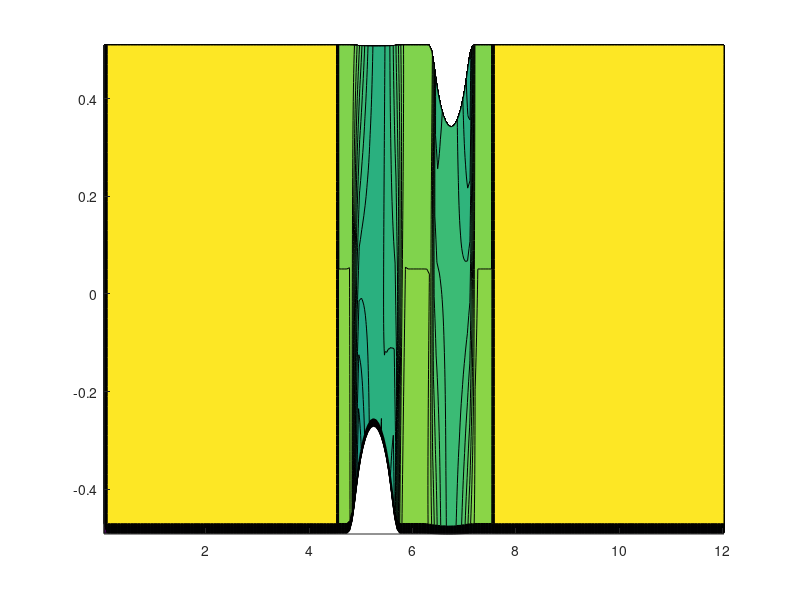

Reproduce this figure in MATLAB. (Note: this script raises an error after producing the figure.)
%Charles Villazor
%April 28th, 2021
%MAE 456
%Final Project Part 2 - Channel Mach 0.5
clc;clear;close all

%% Constants
p_inf = 101325; %Atmospheric pressure, Freestream Pressure (Pa)
T_inf = 300; %Atmospheric Temperature, Freestream Temperature (Kelvin)
rho_inf = 1.225; %Atmospheric Air Density (kg/m^3)
gamma = 1.4; %Ratio of specific heats for air
r = 287.05; %Specific Gas Constant for air(J/kg*K)
a_inf = sqrt(gamma*r*T_inf); %Freestream speed of sound (m/s)

%% Importing Channel Data
file = fopen('grid.bumps.txt'); %opening file
fgetl(file); %read and skip first line
data = cell2mat(textscan(file, '%f %f'));
Ny = 51; %number of terms in y direction
Nx = 201; %number of terms in x direction
%x = zeros(Nx,Ny); %initialize x
%y = zeros(Nx,Ny); %initialize y
k = 1; %initialize variable for iteration
for i = 1:Ny
    for j = 1:Nx
        x(j,i) = data(k,1);
        y(j,i) = data(k,2);
        k = k+1; %add one to every iteration
    end
end

%% Del Channel
del = zeros(Nx,Ny,2,2);
% For N1*A1
for j = 2:Ny %interior in j direction
    for i = 1:Nx %faces in i direction
        del(i,j,1,1) = (y(i,j)-y(i,j-1)); %x component
        del(i,j,1,2) = -(x(i,j)-x(i,j-1)); %y component
    end
end
% For N2*A2
for i = 2:Nx %interior in i direction
    for j = 1:Ny %faces in j direction
        del(i,j,2,1) = -(y(i,j)-y(i-1,j)); %x component
        del(i,j,2,2) = x(i,j)-x(i-1,j); %y component
    end
end

%% Channel Vol Array Routine / Cell Centers Routine 
for i = 2:Nx %For area of top half
    for j = 2:Ny %For area of the bottom half
        %initializing Verticies
        xa = x(i,j-1);
        ya = y(i,j-1);
        xb = x(i,j);
        yb = y(i,j);
        xc = x(i-1,j);
        yc = y(i-1,j);
        xd = x(i-1,j-1);
        yd = y(i-1,j-1);
        %Finding bottom half triangle lengths
        da = sqrt(((xb-xa)^2)+((yb-ya)^2)); %right side length
        db = sqrt(((xd-xb)^2)+((yd-yb)^2)); %diagonal
        dc = sqrt(((xa-xd)^2)+((ya-yd)^2)); %bottom length
        %Finding top half triangle lengths
        daa = sqrt(((xc-xb)^2)+((yc-yb)^2)); %top length
        dbb = sqrt(((xd-xb)^2)+((yd-yb)^2)); %diagonal
        dcc = sqrt(((xc-xd)^2)+((yc-yd)^2)); %left side length
        %Finding semi perimeters
        s = (da+db+dc)/2;
        ss = (daa+dbb+dcc)/2;
        %Finding areas and inserting into vol array
        AT1 = sqrt(s*(s-da)*(s-db)*(s-dc));
        AT2 = sqrt(ss*(ss-daa)*(ss-dbb)*(ss-dcc));
        vol(i,j) = AT1+AT2; 
        %Averaging x-coordinates to get x center
        xcenter(i,j) = (xa+xb+xc+xd)/4;
        %Averaging y-coordinates to get y center
        ycenter(i,j) = (ya+yb+yc+yd)/4;
    end 
end

%% Interpolating Channel Cell Centers
for i = 2:Nx
    xcenter(i,1) = 2.0*xcenter(i,2)-xcenter(i,3);
    xcenter(i,Ny+1) = 2.0*xcenter(i,Ny)-xcenter(i,Ny-1);
    ycenter(i,1) = 2.0*ycenter(i,2)-ycenter(i,3);
    ycenter(i,Ny+1) = 2.0*ycenter(i,Ny)-ycenter(i,Ny-1);
end
for j=1:Ny+1
    xcenter(1,j) = 2.0*xcenter(2,j)-xcenter(3,j);
    xcenter(Nx+1,j) = 2.0*xcenter(Nx,j)-xcenter(Nx-1,j);
    ycenter(1,j) = 2.0*ycenter(2,j)-ycenter(3,j);
    ycenter(Nx+1,j) = 2.0*ycenter(Nx,j)-ycenter(Nx-1,j);
end 

%% Plotting Channel Volume Contour Plot
figure(1)
contourf(xcenter(2:Nx+1,2:Ny+1),ycenter(2:Nx+1,2:Ny+1),vol(1:Nx,1:Ny),40,'edgecolor','none')
colorbar 
axis equal
title('Channel Contour Plot of Volume')
xlabel('X Distance')
ylabel('Y Distance')

%% Channel Velocity Potential (Mach 0.5)
mach = 0.51; %mach number at freestream
u = mach; %x direction velocity
v = 0; %y direction velocity
u_inf = u*a_inf; %Freestream u velocity
v_inf = v*a_inf; %Freestream v velocity
for j = 1:Ny+1
    for i = 1:Nx+1
        phi(i,j) = u_inf*xcenter(i,j)+v_inf*ycenter(i,j);
    end
end

%% Boundary Contitions for Channel Phi (Mach 0.5)
%lecture 21 slide 6
%Channel Inflow
i = 1;
for j = 2:Ny
    phi(i,j) = (u_inf*xcenter(i,j))+(v_inf*(ycenter(i,j)));
end

%Channel Outflow
i = Nx+1;
for j = 2:Ny
    phi(i,j) = (u_inf*(xcenter(i,j)))+(v_inf*ycenter(i,j));
end

% Walls
j = 1;
for i = 2:Nx
    phi(i,j) = phi(i,j+1);
end

j = Ny+1;
for i = 2:Nx
    phi(i,j) = phi(i,j-1);
end

% %% Calculating Channel Velocity Gradient (Velocity Components)
% for j = 2:Ny
%     for i = 2:Nx
%         phi1 = 0.5*(phi(i,j)+phi(i+1,j));
%         phi2 = 0.5*(phi(i,j)+phi(i,j+1));
%         phi3 = 0.5*(phi(i,j)+phi(i-1,j));
%         phi4 = 0.5*(phi(i,j)+phi(i,j-1));
%         sum(1:2) = ((phi1*del(i,j,1,1:2))-(phi3*del(i-1,j,1,1:2))+(phi2*del(i,j,2,1:2))-(phi4*del(i,j-1,2,1:2)));
%         grad(i,j,:) = sum(:)./(vol(i,j));
%     end
% end

%% Alternate Channel Grad (Mach 0.5)
%Taken from website
for j = 2:Ny
    for i = 2:Nx
        dx1 = 0.5*(x(i,j)+x(i,j-1))-xcenter(i,j);
        dy1 = 0.5*(y(i,j)+y(i,j-1))-ycenter(i,j);
        dd1 = sqrt(dx1^2+dy1^2);
        ddd = sqrt((xcenter(i+1,j)-xcenter(i,j))^2 + (ycenter(i+1,j)-ycenter(i,j))^2);
        alp1 = dd1/ddd;
        phi1 = phi(i+1,j)*alp1 + phi(i,j)*(1.-alp1);

        dx1 = 0.5*(x(i-1,j)+x(i-1,j-1))-xcenter(i,j);
        dy1 = 0.5*(y(i-1,j)+y(i-1,j-1))-ycenter(i,j);
        dd1 = sqrt(dx1^2+dy1^2);
        ddd = sqrt((xcenter(i-1,j)-xcenter(i,j))^2 + (ycenter(i-1,j)-ycenter(i,j))^2);
        alp1 = dd1/ddd;
        phi2 = phi(i-1,j)*alp1 + phi(i,j)*(1.-alp1);

        dx1 = 0.5*(x(i,j)+x(i-1,j))-xcenter(i,j);
        dy1 = 0.5*(y(i,j)+y(i-1,j))-ycenter(i,j);
        dd1 = sqrt(dx1^2+dy1^2);
        ddd = sqrt((xcenter(i,j+1)-xcenter(i,j))^2 + (ycenter(i,j+1)-ycenter(i,j))^2);
        alp1 = dd1/ddd;
        phi3 = phi(i,j+1)*alp1 + phi(i,j)*(1.-alp1);

        dx1 = 0.5*(x(i,j-1)+x(i-1,j-1))-xcenter(i,j);
        dy1 = 0.5*(y(i,j-1)+y(i-1,j-1))-ycenter(i,j);
        dd1 = sqrt(dx1^2+dy1^2);
        ddd = sqrt((xcenter(i,j-1)-xcenter(i,j))^2 + (ycenter(i,j-1)-ycenter(i,j))^2);
        alp1 = dd1/ddd;
        phi4 = phi(i,j-1)*alp1 + phi(i,j)*(1.-alp1);

        total(:) = phi1*del(i,j,1,:)-phi2*del(i-1,j,1,:)+ phi3*del(i,j,2,:)-phi4*del(i,j-1,2,:);
        grad(i,j,:) = total(:)/vol(i,j); %grad(i,j,1) is u component, grad(i,j,2) is v component
    end
end
%grad(:,:,1) = -grad(:,:,1); %Flip U variable signs
%% Boundary Conditions for Channel Grad (Mach 0.5)
%lecture 21 slide 6
%Channel Inflow
i = 1;
for j = 2:Ny
    grad(i,j,1) = u_inf;
    grad(i,j,2) = v_inf;
end

%Channel Outflow
i = Nx+1;
for j = 2:Ny
    grad(i,j,1) = u_inf;
    grad(i,j,2) = v_inf;
end

% Walls
j = 1;
for i = 2:Nx
    area = sqrt((del(i,j,2,1)^2)+(del(i,j,2,2)^2));
    xnx = del(i,j,2,1)/area;
    xny = del(i,j,2,2)/area;
    vdotn = (grad(i,j+1,1)*xnx)+(grad(i,j+1,2)*xny);
    grad(i,j,1) = grad(i,j+1,1)-(2*xnx*vdotn);
    grad(i,j,2) = grad(i,j+1,2)-(2*xny*vdotn);
end

j = Ny+1;
for i = 2:Nx
    area = sqrt((del(i,j-1,2,1)^2)+(del(i,j-1,2,2)^2));
    xnx = del(i,j-1,2,1)/area;
    xny = del(i,j-1,2,2)/area;
    vdotn = (grad(i,j-1,1)*xnx)+(grad(i,j-1,2)*xny);
    grad(i,j,1) = grad(i,j-1,1)-(2*xnx*vdotn);
    grad(i,j,2) = grad(i,j-1,2)-(2*xny*vdotn);
end

%% Contour plot of u component of Channel velocity (Mach 0.5)
figure(2)
%contourf(xcenter(5:Nx-5,5:Ny-5),ycenter(5:Nx-5,5:Ny-5),grad(5:Nx-5,5:Ny-5,1),100,'edgecolor','none');
contourf(xcenter(2:Nx,2:Ny),ycenter(2:Nx,2:Ny),grad(2:Nx,2:Ny,1),100,'edgecolor','none');
colorbar;
axis equal
title('Channel Contour Plot of u component of Velocity (Mach 0.5)')
xlabel('X Distance')
ylabel('Y Distance')

%% Contour plot of v component of Channel velocity (Mach 0.5)
figure(3)
contourf(xcenter(2:Nx,2:Ny),ycenter(2:Nx,2:Ny),-grad(2:Nx,2:Ny,2),100,'edgecolor','none');
colorbar;
axis equal
title('Channel Contour Plot of v component of Velocity (Mach 0.5)')
xlabel('X Distance')
ylabel('Y Distance')

%% Calculating Channel Rho (Mach 0.5)
for i = 1:Nx+1
    for j = 1:Ny+1
        rho(i,j) = rho_inf*(1+((gamma-1)/(2*(a_inf^2)))*((u_inf^2)-(((grad(i,j,1)^2)+(grad(i,j,2)^2)))))^(1/(gamma-1));
        %rho(i,j) = rho_inf;
    end
end

%% Iteration code (Mach 0.5)
kmax = 5000; %Maximum amount of iterations
tolerance = 1e-4; %tolerance for resnorm
mrelax = 7; %number of relaxation steps
omega = 0.7; 
dphi = zeros(Nx+1,Ny+1); %initialize delta phi
% Calculating the residual and a array
for k = 1:kmax
    %Normal Tangential Gradient Model
    %For Faces 1 and 3 (i direction)
    for j = 2:Ny
        for i = 1:Nx
            rhoave = 0.5*(rho(i,j)+rho(i+1,j)); %Average Cell Density
            volave = 0.5*(vol(max(i,2),j)+vol(min(i+1,Nx),j)); %Average Cell Volume
            area2 = (del(i,j,1,1)^2)+(del(i,j,1,2)^2); %face area squared
            
            dtx = xcenter(i+1,j)-xcenter(i,j); %define x direction between cell centers
            dty = ycenter(i+1,j)-ycenter(i,j); %define y direction between cell centers
            dtm = sqrt((dtx^2)+(dty^2)); %Magnitude of vector between cell centers
            dtx = dtx/dtm; %unit vector for dtx
            dty = dty/dtm; %unit vector for dty
            uave = 0.5*(grad(i,j,1))+(grad(i+1,j,1)); %averaging u velocity
            
            vave = 0.5*(grad(i,j,2)+grad(i+1,j,2)); %averaging v velocity
            udott = (uave*dtx)+(vave*dty); %dot product of dtx and dty
            
            ddphi = phi(i+1,j)-phi(i,j);
            
            gradf(1) = (ddphi*(dtx/dtm))+(uave-(udott*dtx));
            gradf(2) = (ddphi*(dty/dtm))+(vave-(udott*dty));
            vdotna = (gradf(1)*del(i,j,1,1))+(gradf(2)*del(i,j,1,2));
            
            flux(i) = rhoave*vdotna;
            coeff(i) = (rhoave*area2)/volave; 
            
        end
        for i = 2:Nx
            res(i,j) = flux(i)-flux(i-1); %Add up first two parts of residual
            a(i,j,1) = coeff(i-1);
            a(i,j,5) = coeff(i);
            a(i,j,3) = -(coeff(i)+coeff(i-1));
        end
    end
    % For Faces 2 and 4 (j faces)
    for i = 2:Nx
        for j = 1:Ny
            rhoave = 0.5*(rho(i,j)+rho(i,j+1)); %Average Cell Density
            volave = 0.5*(vol(i,max(2,j))+vol(i,min(j+1,Ny))); %Average Cell Volume
            area2 = (del(i,j,2,1)^2)+(del(i,j,2,2)^2); %face area squared
            
            dtx = xcenter(i,j+1)-xcenter(i,j); %define x direction between cell centers
            dty = ycenter(i,j+1)-ycenter(i,j); %define y direction between cell centers
            dtm = sqrt((dtx^2)+(dty^2)); %Magnitude of vector between cell centers
            dtx = dtx/dtm; %unit vector for dtx
            dty = dty/dtm; %unit vector for dty
            uave = 0.5*(abs(grad(i,j,1))+abs(grad(i,j+1,1))); %averaging u velocity
            vave = 0.5*(grad(i,j,2)+grad(i,j+1,2)); %averaging v velocity
            udott = (uave*dtx)+(vave*dty); %dot product of dtx and dty
            
            ddphi = phi(i,j+1)-phi(i,j);
            
            gradf(1) = (ddphi*(dtx/dtm))+(uave-(udott*dtx));
            gradf(2) = (ddphi*(dty/dtm))+(vave-(udott*dty));
            vdotna = (gradf(1)*del(i,j,2,1))+(gradf(2)*del(i,j,2,2));
            
            flux(j) = rhoave*vdotna;
            coeff(j) = (rhoave*area2)/volave;
            
            if j == 1
                flux(j) = 0;
            end
            if j == Ny
                flux(j) = 0;
            end
        end
        for j = 2:Ny
            res(i,j) = res(i,j)+(flux(j)-flux(j-1)); %Add up first two parts to residual
            a(i,j,2) = coeff(j-1);
            a(i,j,4) = coeff(j);
            a(i,j,3) = a(i,j,3)-(coeff(j)+coeff(j-1));
        end
    end

%     %Normal Gradient Model (Old Code)
%     %For Faces 1 and 3
%     for j = 2:Ny
%         for i = 1:Nx
%             rhoave = 0.5*(rho(i,j)+rho(i+1,j)); %Average Cell Density
%             volave = 0.5*(vol(max(i,2),j)+vol(min(i+1,Nx),j)); %Average Cell Volume
%             area2 = (del(i,j,1,1)^2)+(del(i,j,1,2)^2); %face area squared
%             coeff(i) = (rhoave*area2)/volave; %Coefficient used for a(i,j,1:5)
%             flux(i) = coeff(i)*(phi(i+1,j)-phi(i,j)); %Mass flow rate through face
%         end
%         for i = 2:Nx
%             res(i,j) = flux(i)-flux(i-1); %Add up first two parts of residual
%             a(i,j,1) = coeff(i-1);
%             a(i,j,5) = coeff(i);
%             a(i,j,3) = -(coeff(i)+coeff(i-1));
%         end
%     end
%     % For Faces 2 and 4
%     for i = 2:Nx
%         for j = 1:Ny
%             rhoave = 0.5*(rho(i,j)+rho(i,j+1)); %Average Cell Density
%             volave = 0.5*(vol(1,max(j,2))+vol(i,min(j+1,Ny))); %Average Cell Volume
%             area2 = (del(i,j,2,1)^2)+(del(i,j,2,2)^2); %face area squared
%             coeff(j) = (rhoave*area2)/volave; %Coefficient used for a(i,j,1:5)
%             flux(j) = coeff(j)*(phi(i,j+1)-phi(i,j)); %Mass flow rate through face
%         end
%         for j = 2:Ny
%             res(i,j) = res(i,j)+flux(j)-flux(j-1); %Add up first two parts to residual
%             a(i,j,2) = coeff(j-1);
%             a(i,j,4) = coeff(j);
%             a(i,j,3) = a(i,j,3)-(coeff(j)+coeff(j-1));
%         end
%     end

   % Checking for convergence of residual and tolerance
   resnorm = 0;
    for j = 1:Ny
        for i = 1:Nx
            resnorm = resnorm +res(i,j)^2;
        end
    end
    
    %For the first iteration (k = 1)
    if k == 1
        resnorm0 = resnorm; %first resnorm
    end
    test(k) = resnorm/resnorm0;
    if test(k) < tolerance %if the ratio of the resnorms is below the tolerance, it equals zero
        break
    else %if not, update phi, boundary counditions for phi, grad, boundary conditions for grad, rho array
        
        %Updating Phi
        %dphi = zeros(Nx+1,Ny+1); %initialize delta phi
        for m = 1:mrelax
            for i = 2:Nx
                for j = 2:Ny
                    dphitmp = dphi(i,j); %place holder for old solution
                    dphigs = (-res(i,j)-a(i,j,1)*dphi(i-1,j)-a(i,j,2)*dphi(i,j-1)-a(i,j,4)*dphi(i,j+1)-...
                        a(i,j,5)*dphi(i+1,j))/a(i,j,3); %Gauss-Seidal Step
                    dphi(i,j) = dphitmp +omega*(dphigs-dphitmp); %SOR Step
                end
            end
        end
        for j = 2:Ny
            for i = 2:Nx
                phi(i,j) = phi(i,j)+dphi(i,j);
            end
        end
        
        %Updating Boundary Conditions for Phi
        %Channel Inflow
        i = 1;
        for j = 2:Ny
            phi(i,j) = (u_inf*xcenter(i,j))+(v_inf*(ycenter(i,j)));
        end

        %Channel Outflow
        i = Nx+1;
        for j = 2:Ny
            phi(i,j) = (u_inf*(xcenter(i,j)))+(v_inf*ycenter(i,j));
        end

        % Walls
        j = 1;
        for i = 2:Nx
            phi(i,j) = phi(i,j+1);
        end

        j = Ny+1;
        for i = 2:Nx
            phi(i,j) = phi(i,j-1);
        end
        
        %Calculate Grad Array in Interior (New Code)
        for j = 2:Ny
            for i = 2:Nx
                dx1 = 0.5*(x(i,j)+x(i,j-1))-xcenter(i,j);
                dy1 = 0.5*(y(i,j)+y(i,j-1))-ycenter(i,j);
                dd1 = sqrt((dx1^2)+(dy1^2));
                ddd = sqrt((xcenter(i+1,j)-xcenter(i,j))^2 + (ycenter(i+1,j)-ycenter(i,j))^2);
                alp1 = dd1/ddd;
                phi1 = phi(i+1,j)*alp1 + phi(i,j)*(1.-alp1);

                dx1 = 0.5*(x(i-1,j)+x(i-1,j-1))-xcenter(i,j);
                dy1 = 0.5*(y(i-1,j)+y(i-1,j-1))-ycenter(i,j);
                dd1 = sqrt((dx1^2)+(dy1^2));
                ddd = sqrt((xcenter(i-1,j)-xcenter(i,j))^2 + (ycenter(i-1,j)-ycenter(i,j))^2);
                alp1 = dd1/ddd;
                phi2 = phi(i-1,j)*alp1 + phi(i,j)*(1.-alp1);

                dx1 = 0.5*(x(i,j)+x(i-1,j))-xcenter(i,j);
                dy1 = 0.5*(y(i,j)+y(i-1,j))-ycenter(i,j);
                dd1 = sqrt((dx1^2)+(dy1^2));
                ddd = sqrt((xcenter(i,j+1)-xcenter(i,j))^2 + (ycenter(i,j+1)-ycenter(i,j))^2);
                alp1 = dd1/ddd;
                phi3 = phi(i,j+1)*alp1 + phi(i,j)*(1.-alp1);

                dx1 = 0.5*(x(i,j-1)+x(i-1,j-1))-xcenter(i,j);
                dy1 = 0.5*(y(i,j-1)+y(i-1,j-1))-ycenter(i,j);
                dd1 = sqrt((dx1^2)+(dy1^2));
                ddd = sqrt((xcenter(i,j-1)-xcenter(i,j))^2 + (ycenter(i,j-1)-ycenter(i,j))^2);
                alp1 = dd1/ddd;
                phi4 = phi(i,j-1)*alp1 + phi(i,j)*(1.-alp1);

                total(:) = phi1*del(i,j,1,:)-phi2*del(i-1,j,1,:)+ phi3*del(i,j,2,:)-phi4*del(i,j-1,2,:);
                grad(i,j,:) = total(:)/vol(i,j); %grad(i,j,1) is u component, grad(i,j,2) is v component
            end
        end
        %grad(:,:,1) = abs(grad(:,:,1)); %Flip U variable signs

%         % Calculating Grad Array (Old Code)
%         for j = 2:Ny
%             for i = 2:Nx
%                 phi1 = 0.5*(phi(i,j)+phi(i+1,j));
%                 phi2 = 0.5*(phi(i,j)+phi(i,j+1));
%                 phi3 = 0.5*(phi(i,j)+phi(i-1,j));
%                 phi4 = 0.5*(phi(i,j)+phi(i,j-1));
%                 total(1:2) = ((phi1*del(i,j,1,1:2))-(phi3*del(i-1,j,1,1:2))+(phi2*del(i,j,2,1:2))-(phi4*del(i,j-1,2,1:2)));
%                 grad(i,j,:) = total(:)./(vol(i,j));
%             end
%         end

        %Calculating Grad Boundary Conditions
        %Channel Inflow
        i = 1;
        for j = 2:Ny
            grad(i,j,1) = u_inf;
            grad(i,j,2) = v_inf;
        end

        %Channel Outflow
        i = Nx+1;
        for j = 2:Ny
            grad(i,j,1) = u_inf;
            grad(i,j,2) = v_inf;
        end

        % Walls
        j = 1;
        for i = 2:Nx
            area = sqrt((del(i,j,2,1)^2)+(del(i,j,2,2)^2));
            xnx = del(i,j,2,1)/area;
            xny = del(i,j,2,2)/area;
            vdotn = (grad(i,j+1,1)*xnx)+(grad(i,j+1,2)*xny);
            grad(i,j,1) = grad(i,j+1,1)-(2*xnx*vdotn);
            grad(i,j,2) = grad(i,j+1,2)-(2*xny*vdotn);
        end

        j = Ny+1;
        for i = 2:Nx
            area = sqrt((del(i,j-1,2,1)^2)+(del(i,j-1,2,2)^2));
            xnx = del(i,j-1,2,1)/area;
            xny = del(i,j-1,2,2)/area;
            vdotn = (grad(i,j-1,1)*xnx)+(grad(i,j-1,2)*xny);
            grad(i,j,1) = grad(i,j-1,1)-(2*xnx*vdotn);
            grad(i,j,2) = grad(i,j-1,2)-(2*xny*vdotn);
        end
        
        %Calculating Density (rho)
        for i = 1:Nx+1
            for j = 1:Ny+1
                rho(i,j) = rho_inf*((1+((gamma-1)/(2*(a_inf^2)))*((u_inf^2)-(((grad(i,j,1)^2)+(grad(i,j,2)^2)))))^(1/(gamma-1)));
                %rho(i,j) = rho_inf;
            end
        end
        
    end
end

%% Resnorm/Resnorm0 vs Iteration Plot
figure(4)
semilogy(1:1:k,test)
title('Resnorm/Resnorm_0 vs Iteration Plot')
ylabel('Resnorm/Resnorm_0')
xlabel('Number of Iterations')


%% Contour plot of u component of Channel velocity (Mach 0.5)
figure(5)
%contourf(xcenter(5:Nx-5,5:Ny-5),ycenter(2:Nx,5:Ny-5),-grad(5:Nx-5,5:Ny-5,1),100,'edgecolor','none');
contourf(xcenter(2:Nx,2:Ny),ycenter(2:Nx,2:Ny),real(grad(2:Nx,2:Ny,1)),50,'edgecolor','none');
colorbar;
axis equal
title('Channel Contour Plot of u component of Velocity (Mach 0.5)(After Iterating)')
xlabel('X Distance')
ylabel('Y Distance')

%% Contour plot of v component of Channel velocity (Mach 0.5)
figure(6)
contourf(xcenter(2:Nx,2:Ny),ycenter(2:Nx,2:Ny),real(grad(2:Nx,2:Ny,2)),50,'edgecolor','none');
colorbar;
axis equal
title('Channel Contour Plot of v component of Velocity (Mach 0.5)(After Iterating)')
xlabel('X Distance')
ylabel('Y Distance')

%% Calculating Pressure (Mach 0.5)
for i = 1:Nx+1
    for j = 1:Ny+1
        p(i,j) = rho(i,j)*r*T_inf; %Pressure array (from ideal gas law)
    end
end

%% Calculating Pressure Coefficient (Mach 0.5)
for i = 1:Nx+1
    for j = 1:Ny+1
        cp(i,j) = (p(i,j)-p_inf)/(0.5*rho_inf*(u_inf^2)); %coefficient of pressure
    end
end

%% Coefficient of Pressure vs x distance plot (Top Wall)
figure(7)
plot((xcenter(2:Nx,1)/max(xcenter(2:Nx,1))),cp(2:Nx,1));
title('Coefficient of Pressure vs x/c Plot - Top Wall (Mach 0.5)')
ylabel('C_p')
xlabel('x/c')

%% Coefficient of Pressure vs x distance plot (Bottom Wall)
figure(8)
plot((xcenter(2:Nx,Ny)/max(xcenter(2:Nx,Ny))),cp(2:Nx,Ny));
title('Coefficient of Pressure vs x/c Plot - Bottom Wall (Mach 0.5)')
ylabel('C_p')
xlabel('x/c')

%% Calculating Magnitude of velocity and converting to mach number
%Calculating velocity magnitude
for i = 1:Nx+1
    for j = 1:Ny+1
        velocity(i,j) = sqrt((grad(i,j,1)^2)+(grad(i,j,2)^2));
    end
end
%Converting to mach number
for i = 1:Nx+1
    for j = 1:Ny+1
        mach(i,j) = velocity(i,j)/a_inf;
    end
end

%% Mach Number along the top slip wall (j = 2)
figure(9)
plot((xcenter(2:Nx,2)/max(xcenter(2:Nx,2))),mach(2:Nx,2))
title('Mach Number Distribution along top Slip Wall')
xlabel('x/c')
ylabel('Mach Number')

%% Mach Number along the bottom slip wall (j = Ny)
figure(10)
plot((xcenter(2:Nx,Ny)/max(xcenter(2:Nx,Ny))),mach(2:Nx,Ny))
title('Mach Number Distribution along bottom Slip Wall')
xlabel('x/c')
ylabel('Mach Number')

%% Contour of Magnitude of Velocity
figure(11)
contourf(xcenter(2:Nx,2:Ny),ycenter(2:Nx,2:Ny),real(velocity(2:Nx,2:Ny)),50,'edgecolor','none');
colorbar;
axis equal
title('Channel Contour Plot of Magnitude of Velocity (Mach 0.5)(After Iterating)')
xlabel('X Distance')
ylabel('Y Distance')